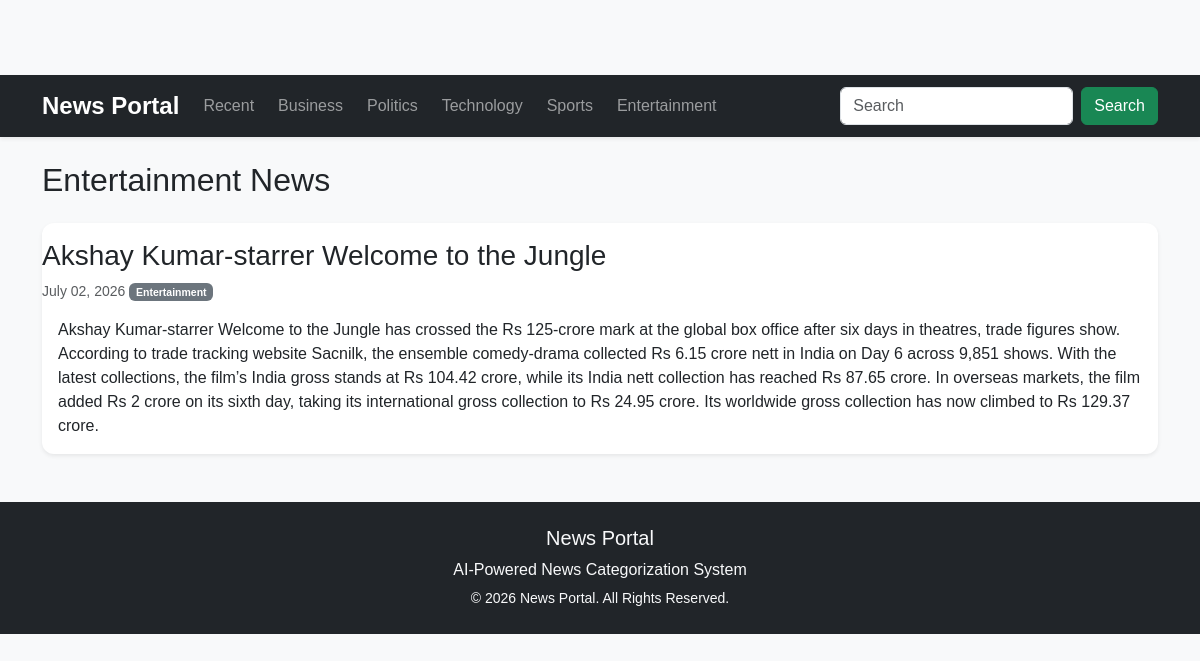
The app's page /entertainment/ with its own data.
### news/models.py (models this page shows, shortened)
class News(models.Model):
    STATUS = (
        ("Draft", "Draft"),
        ("Published", "Published"),
    )
    title = models.CharField(max_length=300)
    content = models.TextField()
    image = models.ImageField(
        upload_to="news_images/",
        blank=True,
        null=True
    )
    auto_category = models.CharField(
        max_length=50,
        blank=True
    )
    category = models.ForeignKey(
        Category,
        on_delete=models.SET_NULL,
        null=True,
        blank=True
    )
    author = models.ForeignKey(
        User,
        on_delete=models.CASCADE
    )
    status = models.CharField(
        max_length=20,
        choices=STATUS,
        default="Draft"
    )
    views = models.IntegerField(default=0)
    created_at = models.DateTimeField(auto_now_add=True)
    updated_at = models.DateTimeField(auto_now=True)

class Category(models.Model):
    name = models.CharField(max_length=50, unique=True)
    def __str__(self):
        return self.name

### news/views.py (the view)
# urls.py: path("entertainment/", views.entertainment, name="entertainment"),
def entertainment(request):
    news = News.objects.filter(
        category__name="Entertainment",
        status="Published"
    ).order_by("-created_at")
    context={
        "news":news,
    }
    return render(request, "newscategory/html/entertainment.html",context)

### templates/newscategory/html/entertainment.html (shortened to what this page needs)
{% extends "base/html/base.html" %}
{% block content %}
<h2 class="mb-4">Entertainment News</h2>
{% for article in news %}
    <div class="card shadow-sm mb-4">
        <h3 class="card-title mt-3">
            {{ article.title }}
        </h3>
        <small class="text-muted">
            {{ article.created_at|date:"F d, Y" }}
            <span class="badge bg-secondary">
                {{ article.category }}
            </span>
        </small>
        <div class="card-body">
            <p class="card-text">
                {{ article.content}}
            </p>
        </div>
    </div>
{% empty %}
<div class="alert alert-warning">
    No Entertainment News Available.
</div>
{% endfor %}
{% endblock %}

### static/css/style.css (style rules this page uses)
body { padding-top: 75px; background:#f5f5f5; font-family:Arial, Helvetica, sans-serif; }
.card { border:none; border-radius:12px; overflow:hidden; box-shadow:0 2px 8px rgba(0,0,0,.1); transition:.3s; }

### records on screen
News: title "Akshay Kumar-starrer Welcome to the Jungle", created_at "July 02, 2026", category "Entertainment", content "Akshay Kumar-starrer Welcome to the Jungle has crossed the Rs 125-crore mark at the global box office after six days in theatres, trade figures show. According to trade tracking website Sacnilk, the ensemble comedy-drama collected Rs 6.15 crore nett in India on Day 6 across 9,851 shows. With the latest collections, the film’s India gross stands at Rs 104.42 crore, while its India nett collection has reached Rs 87.65 crore. In overseas markets, the film added Rs 2 crore on its sixth day, taking its international gross collection to Rs 24.95 crore. Its worldwide gross collection has now climbed to Rs 129.37 crore."
